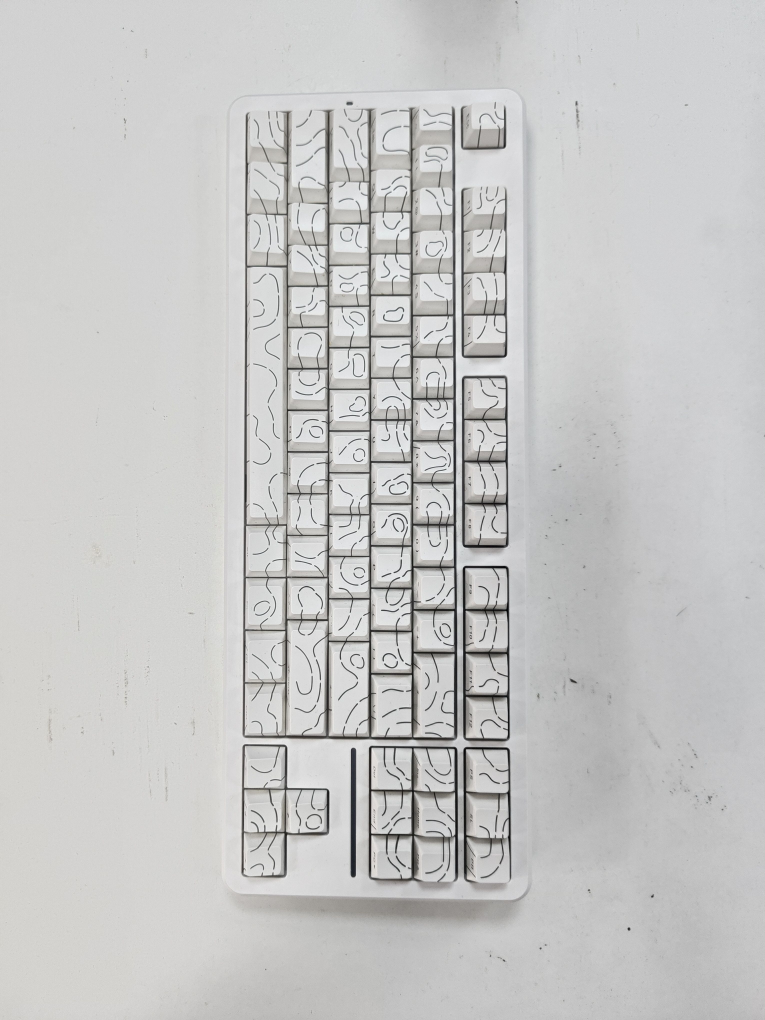
#> input picture homework/1.jpg, 3060 x 4080 px (shown at 1/4 size)
$ python '边缘检测小作业.py'
#> lines starting #> are read from the running program, lines starting #| are printed output that depends on the picture; after the words box and inside, x2 and y2 are one past the last pixel; in counts of white or black regions, pixels touching at a corner belong together
import cv2

image = cv2.imread('./1.jpg')
#> image is the input picture: shape (4080, 3060, 3); mean B, G, R 198.3, 198.9, 198.9
image = cv2.resize(image,(400,800))
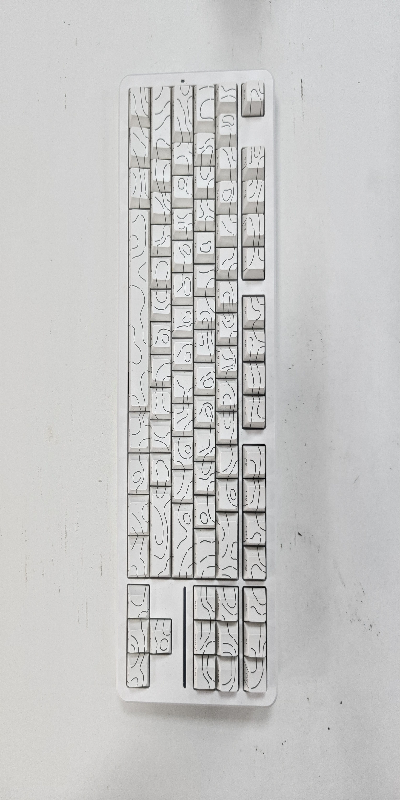
#> image: shape (800, 400, 3); mean B, G, R 198.2, 198.8, 198.8
image_gray = cv2.cvtColor(image,cv2.COLOR_BGR2GRAY)
# image_gray = cv2.medianBlur(image_gray,3)
ret,image_binary = cv2.threshold(image_gray,127,255,cv2.THRESH_BINARY)
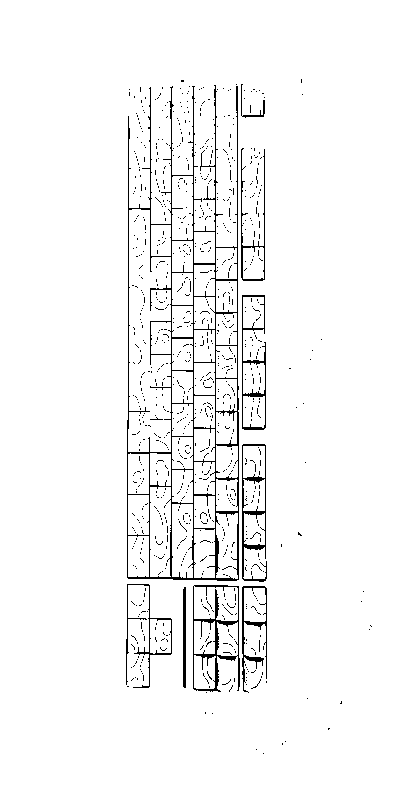
#> image_binary: shape (800, 400); 96.3% white; black in thin lines or dots, all inside (x1, y1, x2, y2) = (126, 79, 372, 754)


gauss = cv2.GaussianBlur(image_binary,(5,5),0)
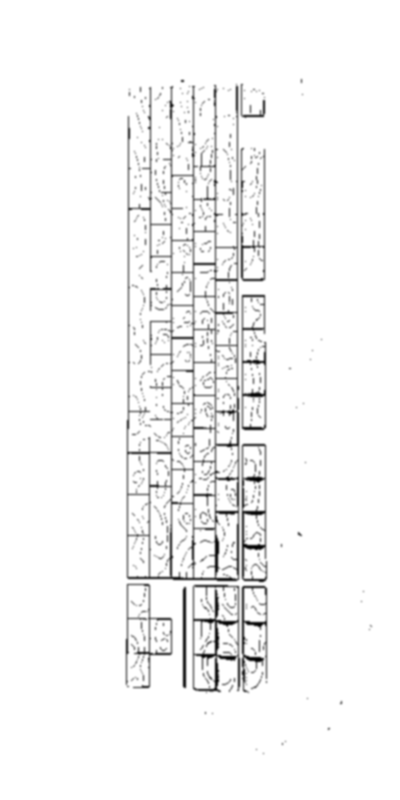
#> gauss: shape (800, 400); min 0, max 255, mean 245.6


canny = cv2.Canny(gauss,50,150)
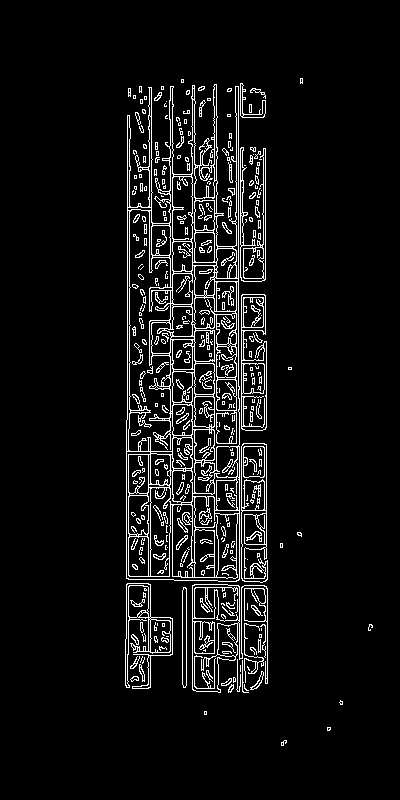
#> canny: shape (800, 400); 6.6% white in thin lines or dots, all inside (x1, y1, x2, y2) = (125, 78, 373, 746)

cv2.imshow('canny',canny)
cv2.waitKey(0)
